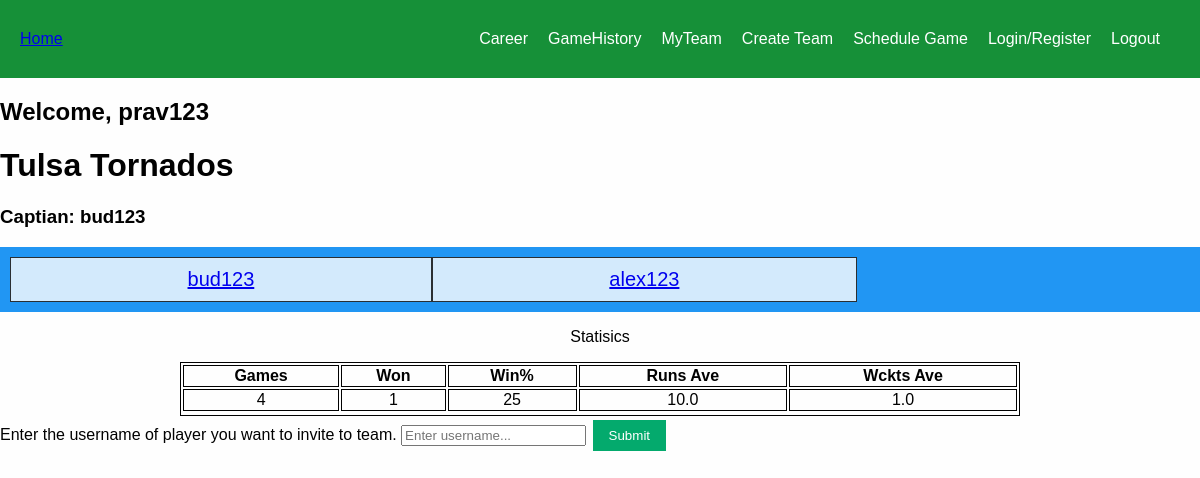
The page /team/4 (signed in) on the database its author committed.
### base/models.py (models this page shows, shortened)
class Player(AbstractUser):
    first_name = models.CharField(max_length=200, null=True)
    last_name = models.CharField(max_length=200, null=True)
    email = models.EmailField(unique=True, null=True)
    team = models.ForeignKey(Team,on_delete=models.SET_NULL,null=True)
    runs = models.IntegerField(default=0,null=True,blank=True)
    wickets = models.IntegerField(default=0,null=True,blank=True)
    catches = models.IntegerField(default=0,null=True,blank=True)
    sixes = models.IntegerField(default=0,null=True,blank=True)
    fours = models.IntegerField(default=0,null=True,blank=True)
    extras = models.IntegerField(default=0,null=True,blank=True)
    games_played = models.IntegerField(default=0,null=True,blank=True)
    games_won = models.IntegerField(default=0,null=True,blank=True)
    win_percentage = models.FloatField(default=0,null=True,blank=True)
    fifties = models.IntegerField(default=0,null=True,blank=True)
    centuries = models.IntegerField(default=0,null=True,blank=True)
    sr = models.FloatField(default=0,null=True,blank=True)
    runs_hs = models.IntegerField(default=0,null=True,blank=True)
    wickets_hs = models.IntegerField(default=0,null=True,blank=True)
    fours_hs = models.IntegerField(default=0,null=True,blank=True)
    sixes_hs = models.IntegerField(default=0,null=True,blank=True)
    runs_average = models.FloatField(default=0,null=True,blank=True)
    wickets_average = models.FloatField(default=0,null=True,blank=True)
    fours_average = models.FloatField(default=0,null=True,blank=True)
    sixes_average = models.FloatField(default=0,null=True,blank=True)
    catches_average = models.FloatField(default=0,null=True,blank=True)
    extras_average = models.FloatField(default=0,null=True,blank=True)
    balls_bowled = models.IntegerField(default=0,null=True,blank=True)
    balls_played = models.IntegerField(default=0,null=True,blank=True)
    game_invites = models.ManyToManyField("GameInvite", related_name="game_invites", blank=True)
    team_invites = models.ManyToManyField("TeamInvite", related_name="team_invites", blank=True)
    games = models.ManyToManyField("Game", related_name="games", blank=True)
    USERNAME_FIELD = "email"
    REQUIRED_FIELDS = ["username"]

class Team(models.Model):
    name = models.CharField(max_length=200,null=True)
    captain = models.OneToOneField("Player", related_name="captain",on_delete=models.SET_NULL,null=True,blank=True,unique=False)
    players = models.ManyToManyField("Player", related_name="players", blank=True)
    games_played = models.IntegerField(default=0,null=True,blank=True)
    games_won = models.IntegerField(default=0,null=True,blank=True)
    runs_average = models.FloatField(default=0,null=True,blank=True)
    wickets_average = models.FloatField(default=0,null=True,blank=True)
    filler = models.BooleanField(default=False,null=True,blank=False)
    games = models.ManyToManyField("Game", related_name="gammes", blank=True)

### base/views.py (the view)
# urls.py: path("team/<str:pk>", views.team, name="team"),
def team(request, pk):   # check is player doesn't have a team
    user = request.user
    try:
        team = Team.objects.get(id=pk)
    except:
        team = Team.objects.create(name="filler", filler=True)  # creating filler-team-obj for new user with no team
        user.team = team
        user.save()
        team.save()
        context = {"players":None, "team":team}
        return render(request, "base/team.html", context)
    if request.method == "POST":
        username = request.POST.get("username")
        player = Player.objects.get(username=username)
        team_invite = TeamInvite.objects.create(to_team=request.user.team)
        player.team_invites.add(team_invite)
        team_invite.save()
    players = team.players
    if team.games_played != 0 or team.games_played != 0:
        win_percentage = round(team.games_won/team.games_played *100)
    else:
        win_percentage = 0
    context = {"players":players.all(), "team":team, "win_percentage":win_percentage}
    return render(request, "base/team.html", context)

### base/templates/base/team.html (shortened to what this page needs)
{% extends 'main.html' %}
{% block content %}
<html>
<head>
</head>
<body>
{% if team.filler == False %}
<h1>{{team.name}}</h1>
<h3>Captian: {{team.captain.username}}</h3>
<div class="grid-container">
    {% for p in players %}
        <div class="grid-item">
            <a href="{% url 'player-career' p.id %}">{{p.username}}</a>
        </div>
    {% endfor %}
</div>
<div class="center">
    <p>Statisics</p>
</div>
<table class="center">
    <tr>
      <th>Games</th>
      <th>Won</th>
      <th>Win%</th>
      <th>Runs Ave</th>
      <th>Wckts Ave</th>
    </tr>
    <tr>
      <td>{{team.games_played}}</td>
      <td>{{team.games_won}}</td>
      <td>{{win_percentage}}</td>
      <td>{{team.runs_average}}</td>
      <td>{{team.wickets_average}}</td>
    </tr>
</table>
<div>
    <form method="POST" action="">
        Enter the username of player you want to invite to team.
        <input type="text" name="username" placeholder="Enter username...">
        <input type="submit" value="Submit">
    </form>
</div>
</body>
</html>
{% else %}
<h3>You are not apart of a team yet!</h3>
{% endif %}
{% endblock %}

### templates/navbar.html (shortened to what this page needs)
{% if request.user.is_authenticated == True %}
<nav class="navbar">
  <a class="active" href="{% url 'home' %}" class="navbar-link">Home</a>
  <div class="navbar-links">
    <a href="{% url 'player-career' request.user.id %}" class="navbar-link">Career</a>
    <a href="{% url 'game-history' %}" class="navbar-link">GameHistory</a></li>
    <a href="{% url 'team' request.user.team.id %}" class="navbar-link">MyTeam</a>
    <a href="{% url 'create-team' %}" class="navbar-link">Create Team</a>
    <a href="{% url 'schedule-game' %}" class="navbar-link">Schedule Game</a>
    <a href="{% url 'login' %}" class="navbar-link">Login/Register</a>
    <a href="{% url 'logout' %}"class="navbar-link">Logout</a>
  </div>
</nav>
{% endif %}
<h2>Welcome, {{request.user.username}}</h2>

### templates/main.html (style rules this page uses)
body { margin: 0; font-family: Arial, Helvetica, sans-serif; background-color: rgb(254, 254, 254); color: rgb(1, 1, 1); }

### templates/navbar.html (style rules this page uses)
body, ul { margin: 0; padding: 0; }
.navbar { display: flex; align-items: center; justify-content: space-between; background-color: rgb(22, 144, 56); color: #41ce37; padding: 30px 20px; }
.navbar-links { display: flex; align-items: center; }
.navbar-link { margin-right: 20px; color: #fff; text-decoration: none; }

### base/templates/base/team.html (style rules this page uses)
.grid-container { display: grid; grid-template-columns: auto auto auto; background-color: #2196F3; padding: 10px; }
.grid-item { background-color: rgba(255, 255, 255, 0.8); border: 1px solid rgba(0, 0, 0, 0.8); padding: 10px; font-size: 20px; text-align: center; }
.center { text-align: center; }
table, th, td { border: 1px solid; }
table { width: 70%; empty-cells: show; }
table.center { margin-left: auto; margin-right: auto; }
input[type=button], input[type=submit], input[type=reset] { background-color: #04AA6D; border: none; color: white; padding: 8px 16px; text-decoration: none; margin: 4px 2px; cursor: pointer; }

### rows shown on the page
Player: user.username "prav123"
Team: name "Tulsa Tornados", captain.username "bud123", games_played "4", games_won "1", runs_average "10.0", wickets_average "1.0"
Player: username "bud123"
Player: username "alex123"

### other values the page prints
{{ win_percentage }} "25"
